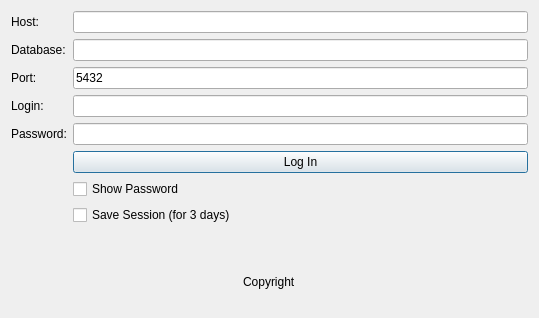
<?xml version="1.0" encoding="UTF-8"?>
<ui version="4.0">
 <class>CAuthorization</class>
 <widget class="QDialog" name="CAuthorization">
  <property name="geometry">
   <rect>
    <x>0</x>
    <y>0</y>
    <width>539</width>
    <height>318</height>
   </rect>
  </property>
  <property name="maximumSize">
   <size>
    <width>539</width>
    <height>318</height>
   </size>
  </property>
  <property name="windowTitle">
   <string>BuksanSpy</string>
  </property>
  <property name="windowIcon">
   <iconset>
    <normaloff>../../../Загрузки/icon.png</normaloff>../../../Загрузки/icon.png</iconset>
  </property>
  <layout class="QVBoxLayout" name="verticalLayout">
   <item>
    <layout class="QGridLayout" name="LoginAll_Layout">
     <item row="1" column="0">
      <layout class="QFormLayout" name="Login_Layout">
       <item row="0" column="0">
        <widget class="QLabel" name="host_Label">
         <property name="text">
          <string>Host:</string>
         </property>
        </widget>
       </item>
       <item row="0" column="1">
        <widget class="QLineEdit" name="Host_Edit"/>
       </item>
       <item row="1" column="0">
        <widget class="QLabel" name="label">
         <property name="text">
          <string>Database:</string>
         </property>
        </widget>
       </item>
       <item row="1" column="1">
        <widget class="QLineEdit" name="DataBase_Edit"/>
       </item>
       <item row="2" column="0">
        <widget class="QLabel" name="Port_Label">
         <property name="text">
          <string>Port:</string>
         </property>
        </widget>
       </item>
       <item row="2" column="1">
        <widget class="QLineEdit" name="Port_Edit">
         <property name="text">
          <string>5432</string>
         </property>
        </widget>
       </item>
       <item row="3" column="0">
        <widget class="QLabel" name="Login_Label">
         <property name="text">
          <string>Login:</string>
         </property>
        </widget>
       </item>
       <item row="3" column="1">
        <widget class="QLineEdit" name="Login_Edit"/>
       </item>
       <item row="4" column="0">
        <widget class="QLabel" name="Password_Label">
         <property name="text">
          <string>Password:</string>
         </property>
        </widget>
       </item>
       <item row="4" column="1">
        <widget class="QLineEdit" name="Password_Edit">
         <property name="locale">
          <locale language="Russian" country="Russia"/>
         </property>
         <property name="echoMode">
          <enum>QLineEdit::EchoMode::Password</enum>
         </property>
        </widget>
       </item>
       <item row="5" column="1">
        <widget class="QPushButton" name="TryLogin_Button">
         <property name="text">
          <string>Log In</string>
         </property>
        </widget>
       </item>
       <item row="7" column="1">
        <widget class="QCheckBox" name="SaveLoginStrings_checkBox">
         <property name="text">
          <string>Save Session (for 3 days)</string>
         </property>
        </widget>
       </item>
       <item row="6" column="1">
        <widget class="QCheckBox" name="ShowPassword_checkBox">
         <property name="text">
          <string>Show Password</string>
         </property>
        </widget>
       </item>
      </layout>
     </item>
    </layout>
   </item>
   <item>
    <spacer name="verticalSpacer">
     <property name="orientation">
      <enum>Qt::Orientation::Vertical</enum>
     </property>
     <property name="sizeType">
      <enum>QSizePolicy::Policy::Fixed</enum>
     </property>
     <property name="sizeHint" stdset="0">
      <size>
       <width>34</width>
       <height>26</height>
      </size>
     </property>
    </spacer>
   </item>
   <item>
    <layout class="QHBoxLayout" name="horizontalLayout_2">
     <item>
      <spacer name="horizontalSpacer">
       <property name="orientation">
        <enum>Qt::Orientation::Horizontal</enum>
       </property>
       <property name="sizeHint" stdset="0">
        <size>
         <width>40</width>
         <height>20</height>
        </size>
       </property>
      </spacer>
     </item>
     <item>
      <widget class="QLabel" name="Copyright_Label">
       <property name="text">
        <string>Copyright</string>
       </property>
      </widget>
     </item>
     <item>
      <spacer name="horizontalSpacer_2">
       <property name="orientation">
        <enum>Qt::Orientation::Horizontal</enum>
       </property>
       <property name="sizeHint" stdset="0">
        <size>
         <width>40</width>
         <height>20</height>
        </size>
       </property>
      </spacer>
     </item>
    </layout>
   </item>
  </layout>
 </widget>
 <resources/>
 <connections/>
</ui>
